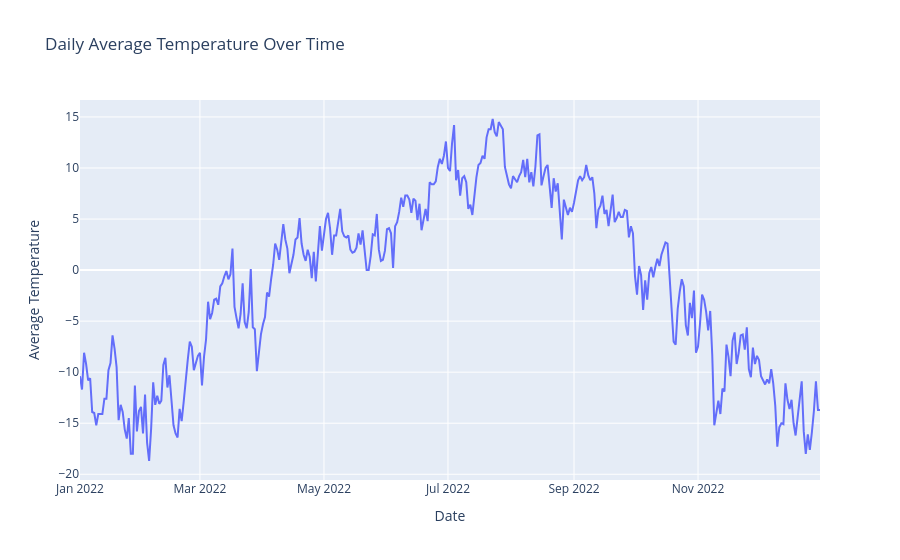

Notebook source saved alongside this figure:
### Code cell
fig = px.line(
    weather_daily,
    x="date",
    y="temperature_2m_mean",
    title="Daily Average Temperature Over Time",
    markers=False
)

fig.update_layout(
    xaxis_title="Date",
    yaxis_title="Average Temperature",
    hovermode="x unified"
)

fig.show()

### Figure 1 — Plotly figure (JSON) as saved in the notebook; plotly's stock layout.template omitted (floating-point values rounded to 4 significant figures; data arrays with more than 128 entries replaced by an {"elided": "..."} marker saying what was removed)
{"data": [{"hovertemplate": "date=%{x}<br>temperature_2m_mean=%{y}<extra></extra>", "legendgroup": "", "line": {"color": "#636efa", "dash": "solid"}, "marker": {"symbol": "circle"}, "mode": "lines", "name": "", "orientation": "v", "showlegend": false, "type": "scatter", "x": {"elided": "365 str values"}, "xaxis": "x", "y": {"elided": "365 float values"}, "yaxis": "y"}], "layout": {"hovermode": "x unified", "legend": {"tracegroupgap": 0}, "title": {"text": "Daily Average Temperature Over Time"}, "xaxis": {"anchor": "y", "domain": [0, 1], "title": {"text": "Date"}}, "yaxis": {"anchor": "x", "domain": [0, 1], "title": {"text": "Average Temperature"}}}}
